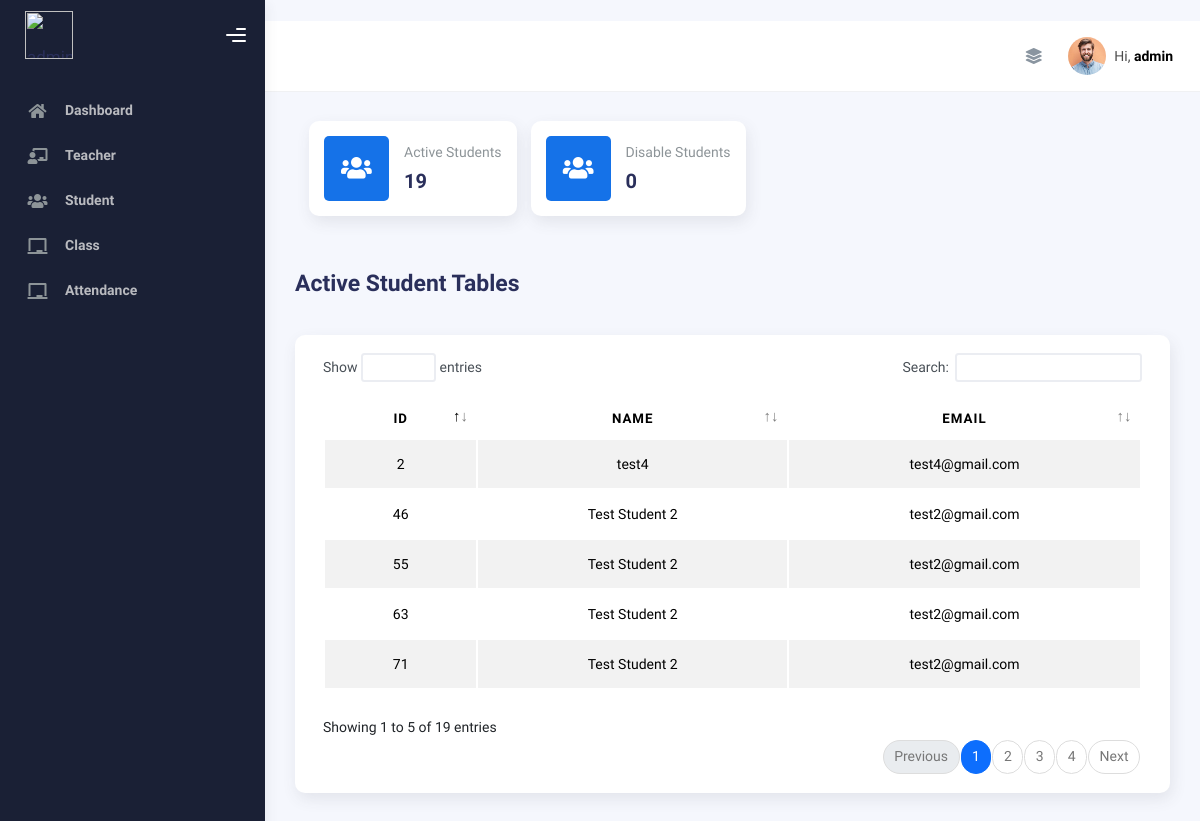
/admin/class_student.php?id=2 (signed in), run on the app's committed database.
### tables this page shows
CREATE TABLE `student` (
  `id` int(11) NOT NULL,
  `name` varchar(255) NOT NULL,
  `email` varchar(255) NOT NULL,
  `password` varchar(250) NOT NULL,
  `phone` varchar(255) NOT NULL,
  `class_id` int(11) DEFAULT NULL,
  `profileimage` varchar(255) NOT NULL,
  `status` tinyint(1) NOT NULL DEFAULT 1,
  `address` varchar(255) NOT NULL,
  `created_at` timestamp NOT NULL DEFAULT current_timestamp(),
  `updated_at` timestamp NOT NULL DEFAULT current_timestamp()
);

### admin/class_student.php (the view, shortened to what this page needs)
<?php
require_once('../includes/db.php');
    $class_id = $_GET['id'];
?>
<!DOCTYPE html>
<html lang="en">
<head>
  <?php
  require_once('../includes/dashboard_header.php')
  ?>
</head>
<body>
  <div class="wrapper">
    <?php
    require_once('includes/sidebar.inc.php')
    ?>
    <div class="main-panel">
      <?php
      require_once('includes/navbar.inc.php')
      ?>
      <div class="container">
        <div class="page-inner">
          <div class="d-flex align-items-left align-items-md-center flex-column flex-md-row pt-2 pb-4">
          <div class="card card-stats card-round ms-3">
                <div class="card-body">
                  <div class="row align-items-center">
                    <div class="col-icon">
                      <div
                        class="icon-big text-center icon-primary bubble-shadow-small">
                        <i class="fas fa-users"></i>
                      </div>
                    </div>
                    <div class="col col-stats ms-3 ms-sm-0">
                      <div class="numbers">
                        <p class="card-category">Active Students</p>
                        <?php
                        $sql = "SELECT COUNT(*) FROM student where status=1 AND class_id=$class_id ";
                        $res = $pdo->query($sql);
                        $count = $res->fetchColumn();
                        ?>
                        <h4 class="card-title"> <?php echo$count; ?></h4>
                      </div>
                    </div>
                  </div>
                </div>
              </div>
              <div class="card card-stats card-round ms-3">
                <div class="card-body">
                  <div class="row align-items-center">
                    <div class="col-icon">
                      <div
                        class="icon-big text-center icon-primary bubble-shadow-small">
                        <i class="fas fa-users"></i>
                      </div>
                    </div>
                    <div class="col col-stats ms-3 ms-sm-0">
                      <div class="numbers">
                        <p class="card-category">Disable Students</p>
                        <?php
                        $sql = "SELECT COUNT(*) FROM student where status=0 AND class_id=$class_id ";
                        $res = $pdo->query($sql);
                        $count = $res->fetchColumn();
                        ?>
                        <h4 class="card-title"> <?php echo$count; ?></h4>
                      </div>
                    </div>
                  </div>
                </div>
              </div>
          </div>
          <div class="page-header">
            <h3 class="fw-bold mb-3">Active Student Tables</h3>
          </div>
          <div class="row">
            <div class="col-md-12">
              <div class="card">
                <div class="card-body">
                  <?php
                  $s = "SELECT *  FROM student WHERE class_id=$class_id ";
                  $sth = $pdo->prepare($s, array(PDO::ATTR_CURSOR => PDO::CURSOR_FWDONLY));
                  $sth->execute();
                  ?>
                  <div class="table-responsive">
                    <table id="add-row" class="display table table-striped table-hover">
                      <thead class="text-center">
                        <tr>
                          <th>ID</th>
                          <th>Name</th>
                          <th>Email</th>
                        </tr>
                      </thead>
                      <tbody class="text-center">
                        <?php
                        $allRows = $sth->fetchAll();
                        foreach ($allRows as $Row) {
                          echo "<tr>";
                          echo "<td>" . $Row['id'] . "</td>";
                          echo "<td>" . $Row['name'] . "</td>";
                          echo "<td>" . $Row['email'] . "</td>";
                          echo "</tr>";
                        }
                        ?>
                      </tbody>
                    </table>
                  </div>
                </div>
              </div>
            </div>
          </div>
        </div>
      </div>
    </div>
</body>
</html>

### data on the page
student: id "2", name "test4", email "test4@gmail.com"
student: id "46", name "Test Student 2", email "test2@gmail.com"
student: id "55", name "Test Student 2", email "test2@gmail.com"
student: id "63", name "Test Student 2", email "test2@gmail.com"
student: id "71", name "Test Student 2", email "test2@gmail.com"

### other printed values
$admin_name "admin"
$count "19"
$count "0"
